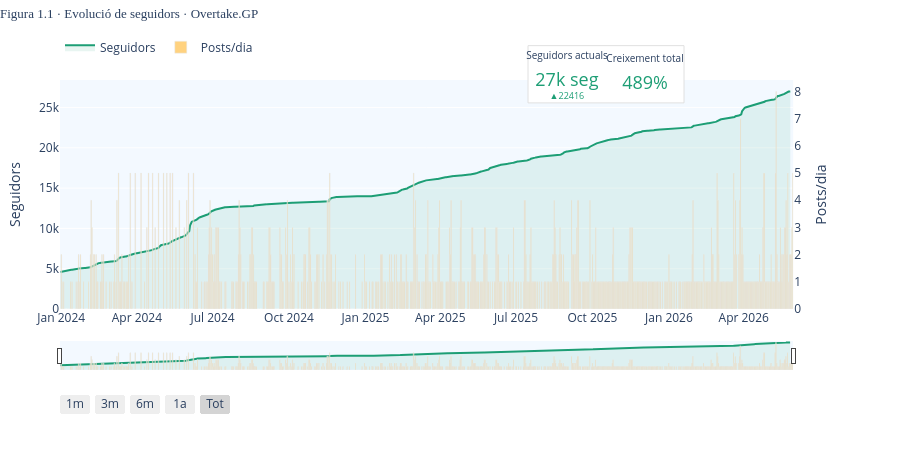

Notebook code cell kept with this figure:
### Code cell
# ── Bloc 1.1 · Evolució de seguidors ─────────────────────────────────────────
# Seguiment diari del nombre de seguidors d'Overtake.GP
# Font: InstaTrack · gen 2024 → juny 2026
# Posts/dia: InstaTrack (gen 2024 – jul 2025) + Metricool (ago 2025 → avui)

fig = make_subplots(specs=[[{"secondary_y": True}]])

# ── Línia de seguidors ───────────────────────────────────────────────────────
fig.add_trace(
    go.Scatter(
        x=hist['date'],
        y=hist['followers_count'],
        name='Seguidors',
        line=dict(color='#1D9E75', width=2),
        fill='tozeroy',
        fillcolor='rgba(29,158,117,0.1)',
        hovertemplate='<b>%{x|%d %b %Y}</b><br>Seguidors: %{y:,.0f}<extra></extra>'
    ),
    secondary_y=False
)

# ── Barres de posts per dia · font combinada ─────────────────────────────────
fig.add_trace(
    go.Bar(
        x=posts_dia_combined['date'],
        y=posts_dia_combined['posts_dia'],
        name='Posts/dia',
        marker_color='rgba(255,165,0,0.5)',
        hovertemplate='<b>%{x|%d %b %Y}</b><br>Posts: %{y:.0f}<extra></extra>'
    ),
    secondary_y=True
)

# ── KPIs calculats ───────────────────────────────────────────────────────────
seg_actual  = hist['followers_count'].iloc[-1]
seg_inicial = hist['followers_count'].iloc[0]
creix_pct   = (seg_actual - seg_inicial) / seg_inicial * 100

# ── Indicadors KPI ───────────────────────────────────────────────────────────
fig.add_trace(go.Indicator(
    mode="number+delta",
    value=seg_actual,
    delta=dict(
        reference=seg_inicial,
        valueformat=".0f",
        increasing=dict(color="#1D9E75")
    ),
    number=dict(suffix=" seg", font=dict(size=18, color="#1D9E75")),
    title=dict(text="Seguidors actuals", font=dict(size=10)),
    domain=dict(x=[0.30, 1.0], y=[0.95, 1.0])
))

fig.add_trace(go.Indicator(
    mode="number",
    value=round(creix_pct, 1),
    number=dict(suffix="%", font=dict(size=18, color="#1D9E75")),
    title=dict(text="Creixement total", font=dict(size=10)),
    domain=dict(x=[0.50, 1.0], y=[0.98, 1.0])
))

# ── Layout ───────────────────────────────────────────────────────────────────
fig.update_layout(
    shapes=[
        dict(
            type='rect',
            xref='paper', yref='paper',
            x0=0.60, y0=0.90,
            x1=0.80, y1=1.15,
            fillcolor='white',
            line=dict(color='#e0e0e0', width=1),
            layer='below'
        )
    ],

    title=dict(
        text='Figura 1.1 · Evolució de seguidors · Overtake.GP',
        font=dict(size=13, family='Arial Black'),
        y=0.98, x=0.0, xanchor='left'
    ),
    xaxis=dict(
        rangeslider=dict(visible=True, thickness=0.1),
        rangeselector=dict(
            y=-0.15, x=0.0,
            buttons=[
                dict(count=1,  label='1m', step='month', stepmode='backward'),
                dict(count=3,  label='3m', step='month', stepmode='backward'),
                dict(count=6,  label='6m', step='month', stepmode='backward'),
                dict(count=1,  label='1a', step='year',  stepmode='backward'),
                dict(step='all', label='Tot')
            ]
        )
    ),
    yaxis=dict(title='Seguidors', side='left'),
    yaxis2=dict(title='Posts/dia', showgrid=False, side='right', dtick=1),
    legend=dict(orientation='h', y=1.08, x=0),
    hovermode='x unified',
    height=450,
    margin=dict(t=80, b=80, l=60, r=60),
    paper_bgcolor='white',
    plot_bgcolor='rgba(240,248,255,0.8)'
)

fig.show()

### Figure 1 — Plotly figure (JSON) as saved in the notebook; plotly's stock layout.template omitted (floating-point values rounded to 4 significant figures; data arrays with more than 128 entries replaced by an {"elided": "..."} marker saying what was removed)
{"data": [{"fill": "tozeroy", "fillcolor": "rgba(29,158,117,0.1)", "hovertemplate": "<b>%{x|%d %b %Y}</b><br>Seguidors: %{y:,.0f}<extra></extra>", "line": {"color": "#1D9E75", "width": 2}, "name": "Seguidors", "type": "scatter", "x": {"elided": "878 str values"}, "xaxis": "x", "y": {"elided": "878 int values"}, "yaxis": "y"}, {"hovertemplate": "<b>%{x|%d %b %Y}</b><br>Posts: %{y:.0f}<extra></extra>", "marker": {"color": "rgba(255,165,0,0.5)"}, "name": "Posts/dia", "type": "bar", "x": {"elided": "854 str values"}, "xaxis": "x", "y": {"elided": "854 float values"}, "yaxis": "y2"}, {"delta": {"increasing": {"color": "#1D9E75"}, "reference": 4580, "valueformat": ".0f"}, "domain": {"x": [0.3, 1], "y": [0.95, 1]}, "mode": "number+delta", "number": {"font": {"color": "#1D9E75", "size": 18}, "suffix": " seg"}, "title": {"font": {"size": 10}, "text": "Seguidors actuals"}, "type": "indicator", "value": 26996}, {"domain": {"x": [0.5, 1], "y": [0.98, 1]}, "mode": "number", "number": {"font": {"color": "#1D9E75", "size": 18}, "suffix": "%"}, "title": {"font": {"size": 10}, "text": "Creixement total"}, "type": "indicator", "value": 489.4}], "layout": {"height": 450, "hovermode": "x unified", "legend": {"orientation": "h", "x": 0, "y": 1.08}, "margin": {"b": 80, "l": 60, "r": 60, "t": 80}, "paper_bgcolor": "white", "plot_bgcolor": "rgba(240,248,255,0.8)", "shapes": [{"fillcolor": "white", "layer": "below", "line": {"color": "#e0e0e0", "width": 1}, "type": "rect", "x0": 0.6, "x1": 0.8, "xref": "paper", "y0": 0.9, "y1": 1.15, "yref": "paper"}], "title": {"font": {"family": "Arial Black", "size": 13}, "text": "Figura 1.1 · Evolució de seguidors · Overtake.GP", "x": 0, "xanchor": "left", "y": 0.98}, "xaxis": {"anchor": "y", "domain": [0, 0.94], "rangeselector": {"buttons": [{"count": 1, "label": "1m", "step": "month", "stepmode": "backward"}, {"count": 3, "label": "3m", "step": "month", "stepmode": "backward"}, {"count": 6, "label": "6m", "step": "month", "stepmode": "backward"}, {"count": 1, "label": "1a", "step": "year", "stepmode": "backward"}, {"label": "Tot", "step": "all"}], "x": 0, "y": -0.15}, "rangeslider": {"thickness": 0.1, "visible": true}}, "yaxis": {"anchor": "x", "domain": [0, 1], "side": "left", "title": {"text": "Seguidors"}}, "yaxis2": {"anchor": "x", "dtick": 1, "overlaying": "y", "showgrid": false, "side": "right", "title": {"text": "Posts/dia"}}}}
